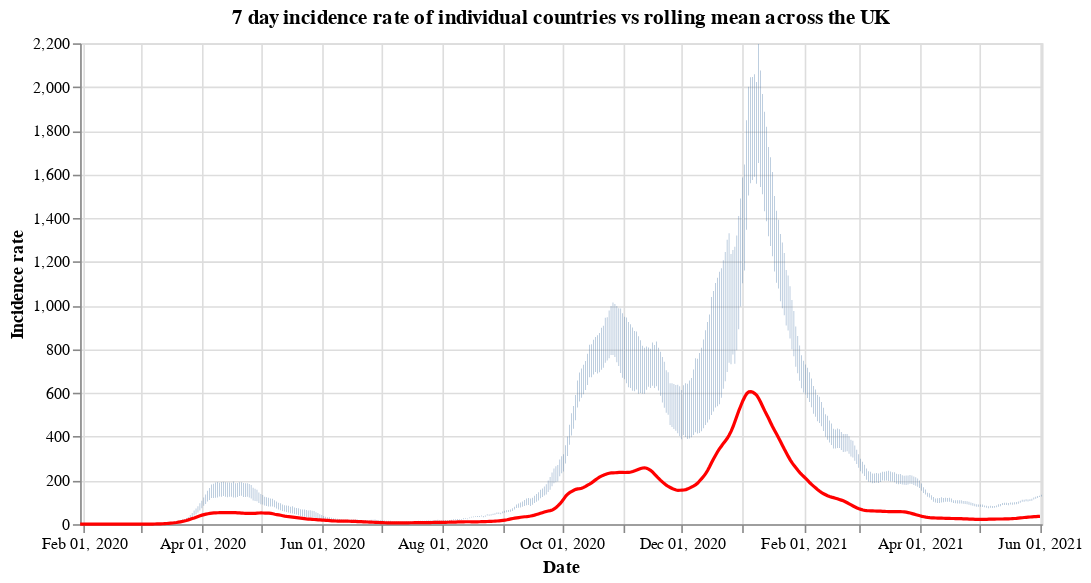

Notebook code cell kept with this figure:
### Code cell
#collapse
countries = uk_cases['areaName'].unique()
countries.sort()

selection = alt.selection_single(
    name='Select',
    fields=['areaName'],
    init={'areaName': 'Wales'},
    bind={'areaName': alt.binding_select(options=countries)}
)

# scatter plot, modify opacity based on selection
bars = alt.Chart(uk_cases).mark_bar().add_selection(
    selection
).encode(
    x=alt.X("yearmonthdate(date):T", axis=alt.Axis(title='Date')),
    y=alt.Y("weeklyCasesRate:Q", axis=alt.Axis(title='Incidence rate')),
    tooltip='weeklyCasesRate:Q',
    opacity=alt.condition(selection, alt.value(1), alt.value(0))
).properties(title=f'7 day incidence rate of individual countries vs rolling mean across the UK', width=600)

line = alt.Chart(overview_cases).mark_line(
    color='red',
    size=2,
).transform_window(
    rolling_mean='mean(weeklyCasesRate)',
    frame=[0, 7]
).encode(
    x='yearmonthdate(date):T',
    y='rolling_mean:Q'
)

alt.layer(bars, line)

### Figure 1 — Vega-Lite specification as saved in the notebook (floating-point values rounded to 4 significant figures; data arrays with more than 128 entries replaced by an {"elided": "..."} marker saying what was removed)
{"config": {"view": {"continuousWidth": 400, "continuousHeight": 300}}, "layer": [{"data": {"name": "data-dca110974791b291d64fa0f4d9b093e1"}, "mark": "bar", "encoding": {"opacity": {"condition": {"value": 1, "selection": "Select"}, "value": 0}, "tooltip": {"type": "quantitative", "field": "weeklyCasesRate"}, "x": {"type": "temporal", "axis": {"title": "Date"}, "field": "date", "timeUnit": "yearmonthdate"}, "y": {"type": "quantitative", "axis": {"title": "Incidence rate"}, "field": "weeklyCasesRate"}}, "selection": {"Select": {"type": "single", "fields": ["areaName"], "init": {"areaName": "Wales"}, "bind": {"areaName": {"input": "select", "options": ["England", "Northern Ireland", "Scotland", "Wales"]}}}}, "title": "7 day incidence rate of individual countries vs rolling mean across the UK", "width": 600}, {"data": {"name": "data-d35fe97fedbaad97376a8e97c63261aa"}, "mark": {"type": "line", "color": "red", "size": 2}, "encoding": {"x": {"type": "temporal", "field": "date", "timeUnit": "yearmonthdate"}, "y": {"type": "quantitative", "field": "rolling_mean"}}, "transform": [{"window": [{"op": "mean", "field": "weeklyCasesRate", "as": "rolling_mean"}], "frame": [0, 7]}]}], "$schema": "https://vega.github.io/schema/vega-lite/v4.8.1.json", "datasets": {"data-dca110974791b291d64fa0f4d9b093e1": {"elided": "1864 records"}, "data-d35fe97fedbaad97376a8e97c63261aa": {"elided": "489 records"}}}
